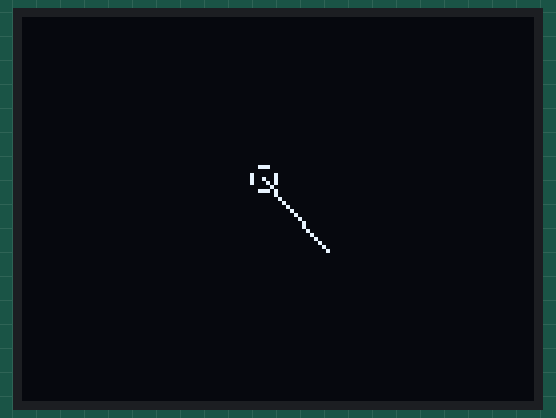
This sketch was run on a simulated Arduino Uno, built with avr-gcc and run on an emulated ATmega328P. Parts: 128×96 one-colour display.

Above: at 0.45 s.
At 5.27 s:
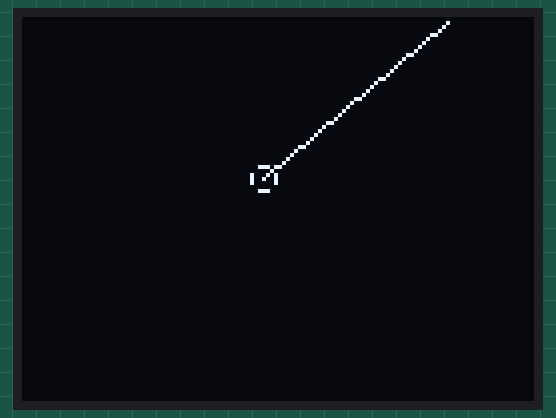
At 10.09 s:
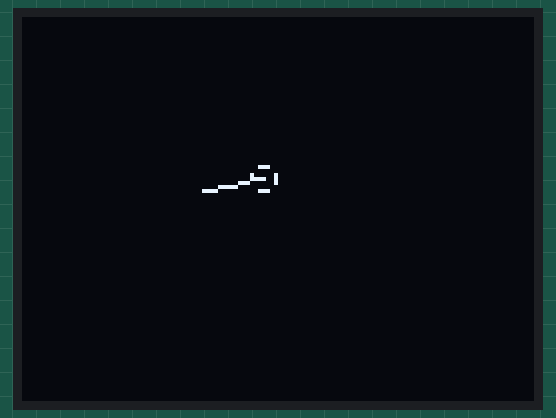
At 19.73 s:
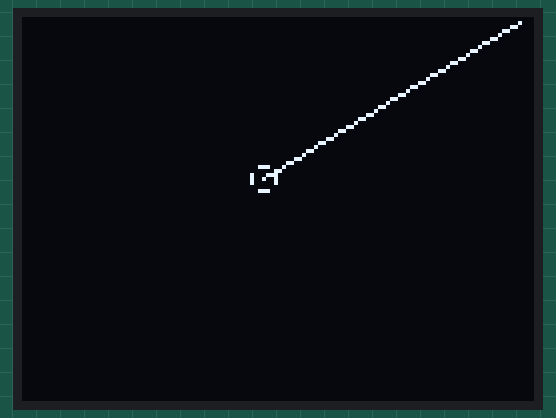
At 29.37 s:
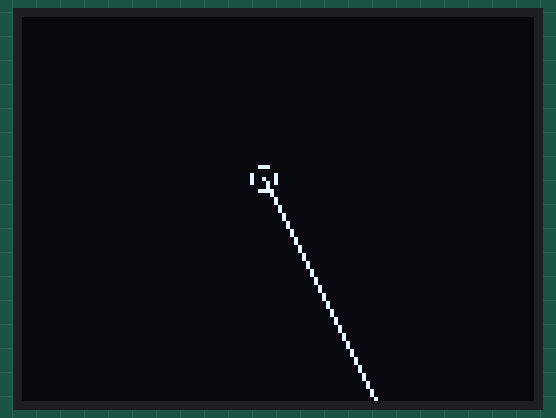
At 39.61 s:
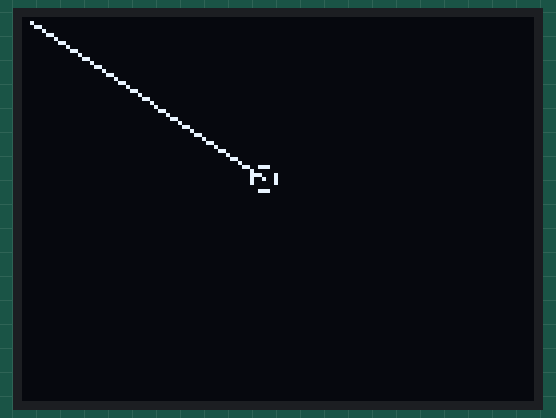

The sketch:

radar.ino
```cpp
#include <TVout.h>
#include <fontALL.h>

TVout TV;
int i, u, randNumber, randNumber1, randNumber2, randNumber3,randNumber4,randNumber5;
int rndX = 0, rndY = 0;
int setX = 15, setY = 15;

void setup()  {
  TV.begin(NTSC);  //for devices with only 1k sram(m168) use TV.begin(_NTSC,128,56)
  //TV.begin(_NTSC,128,56);
  randomSeed(analogRead(0));
  //TV.fill(1);
TV.draw_circle(60,40,3, 2, -1);
//TV.draw_circle(60,40,7, 2, -1);
//TV.draw_circle(60,40,20, 2, -1);
//TV.draw_circle(60,40,40, 2, -1);
}

void loop() {
  randNumber = 60;
  randNumber1 = 40;


  int space = 2;

  for(int i = 0; i < 128; i += space){
    TV.draw_line(randNumber,randNumber1,i,1,2);
    TV.delay(1);
    TV.draw_line(randNumber,randNumber1,i,1,2);


  }
  for(int i = 0; i < 95; i += space){
    TV.draw_line(randNumber,randNumber1,127,i,2);
    TV.delay(1);
    TV.draw_line(randNumber,randNumber1,127,i,2);


  }

  for(int i = 128; i > 1; i -= space){
    TV.draw_line(randNumber,randNumber1,i,95,2);
    TV.delay(1);
    TV.draw_line(randNumber,randNumber1,i,95,2);


  }
  for(int i = 95; i > 0; i -= space){
    TV.draw_line(randNumber,randNumber1,0,i,2);
    TV.delay(1);
    TV.draw_line(randNumber,randNumber1,0,i,2);


  }
  //TV.clear_screen();

}
```
